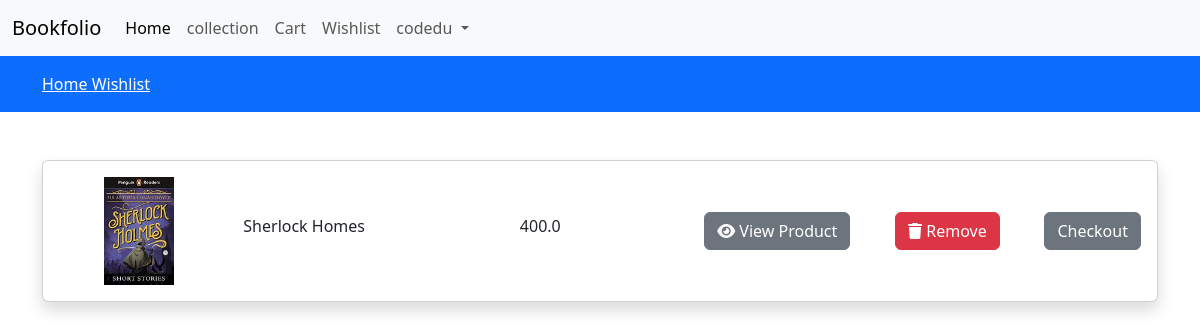
The app's page /wishlist (signed in) with its own data.
### store/models.py (models this page shows, shortened)
class Wishlist(models.Model):
    user=models.ForeignKey(User,on_delete=models.CASCADE)
    product=models.ForeignKey(Product,on_delete=models.CASCADE)
    created_at=models.DateTimeField(auto_now=True)

class Product(models.Model):
    category = models.ForeignKey(Category, on_delete=models.CASCADE)
    slug = models.CharField(max_length=50, null=False, blank=False)
    name = models.CharField(max_length=50, null=False, blank=False)
    product_image = models.ImageField(upload_to=get_file_path, null=False, blank=False)
    small_description=models.CharField(max_length=150,null=False,blank=False)
    quantity=models.IntegerField(null=False,blank=False)
    description = models.TextField(max_length=150, null=False, blank=False,default="no Available")
    original_price=models.FloatField(null=False,blank=False)
    selling_price=models.FloatField(null=False,blank=False)
    status=models.BooleanField(default=False,help_text="0=default,1=Hidden")
    trending=models.BooleanField(default=False,help_text="0=default,1=Trending")
    tag=models.CharField(max_length=100,null=False,blank=False)
    meta_title = models.CharField(max_length=100, null=False, blank=False)
    meta_keyword = models.CharField(max_length=100, null=False, blank=False)
    meta_description = models.TextField(max_length=50, null=False, blank=False)
    created_at = models.DateTimeField(auto_now_add=True)

### store/controller/wishlist.py (the view)
# urls.py: path('wishlist',wishlist.index,name='wishlist'),
@login_required(login_url='loginpage')
def index(request):
    wishlist=Wishlist.objects.filter(user=request.user)
    context={'wishlist':wishlist}
    return render(request,"store/wishlist.html",context)

### store/templates/store/wishlist.html (shortened to what this page needs)
{% extends 'store/layouts/main.html' %}
{% block content %}
<div class="py-3 bg-primary">
    <div class="container">
        <a class="text-white" href="{% url 'home' %}">Home </a>
        <a class="text-white" href="{% url 'wishlist' %}">Wishlist</a>
    </div>
</div>
<div class="py-5">
    <div class="container">
        <div class="row">
            <div class="col-md-12">
                <div class="card shadow">
                    <div class="card-body wishlistdata">
                        {% if wishlist %}
                        {% for item in wishlist %}
                        <div class="row product_data">
                            <div class="col-md-2 text-center">
                                <img src="{{ item.product.product_image.url }}" height="70px" width="70px" alt="image here" class="img-fluid">
                            </div>
                            <div class="col-md-3 my-auto">
                                <h6>{{ item.product.name }}</h6>
                            </div>
                            <div class="col-md-2 my-auto">
                                <h6>{{ item.product.selling_price }}</h6>
                            </div>
                            <div class="col-md-5 my-auto d-flex justify-content-between">
                                <a href="{% url 'productview' item.product.category.slug item.product.slug %}" class="btn btn-secondary me-2">
                                    <i class="fa fa-eye"></i> View Product
                                </a>
                                <button class="btn btn-danger delete-wishlist-item me-2">
                                    <i class="fa fa-trash"></i> Remove
                                </button>
                                <a href="{% url 'checkout' %}" class="btn btn-secondary">Checkout</a>
                            </div>
                        </div>
                        {% endfor %}
                        {% else %}
                        <h4>Your Wishlist is Empty!</h4>
                        {% endif %}
                    </div>
                </div>
            </div>
        </div>
    </div>
</div>
{% endblock %}

### store/templates/store/inc/navbar.html (shortened to what this page needs)
<nav class="navbar navbar-expand-lg bg-body-tertiary">
  <div class="container-fluid">
    <a class="navbar-brand" href="#">Bookfolio</a>
    <div class="collapse navbar-collapse" id="navbarSupportedContent">
      <ul class="navbar-nav me-auto mb-2 mb-lg-0">
        <li class="nav-item">
          <a class="nav-link active" aria-current="page" href="{% url 'home' %}">Home</a>
        </li>
        <li class="nav-item">
          <a class="nav-link" href="{% url 'collection' %}">collection</a>
        </li>
        <li class="nav-item">
          <a class="nav-link" href="{% url 'cart' %}">Cart</a>
        </li>
        <li class="nav-item">
          <a class="nav-link" href="{% url 'wishlist' %}">Wishlist</a>
        </li>
        {% if request.user.is_authenticated %}
        <li class="nav-item dropdown">
          <a class="nav-link dropdown-toggle" href="#" role="button" data-bs-toggle="dropdown" aria-expanded="false">
            {{request.user}}
          </a>
        </li>
          {% endif %}
      </ul>
    </div>
  </div>
</nav>

### records on screen
Wishlist: product.product_image (picture), product.name "Sherlock Homes", product.selling_price "400.0"

### other values on screen
{{ request.user }} "codedu"
